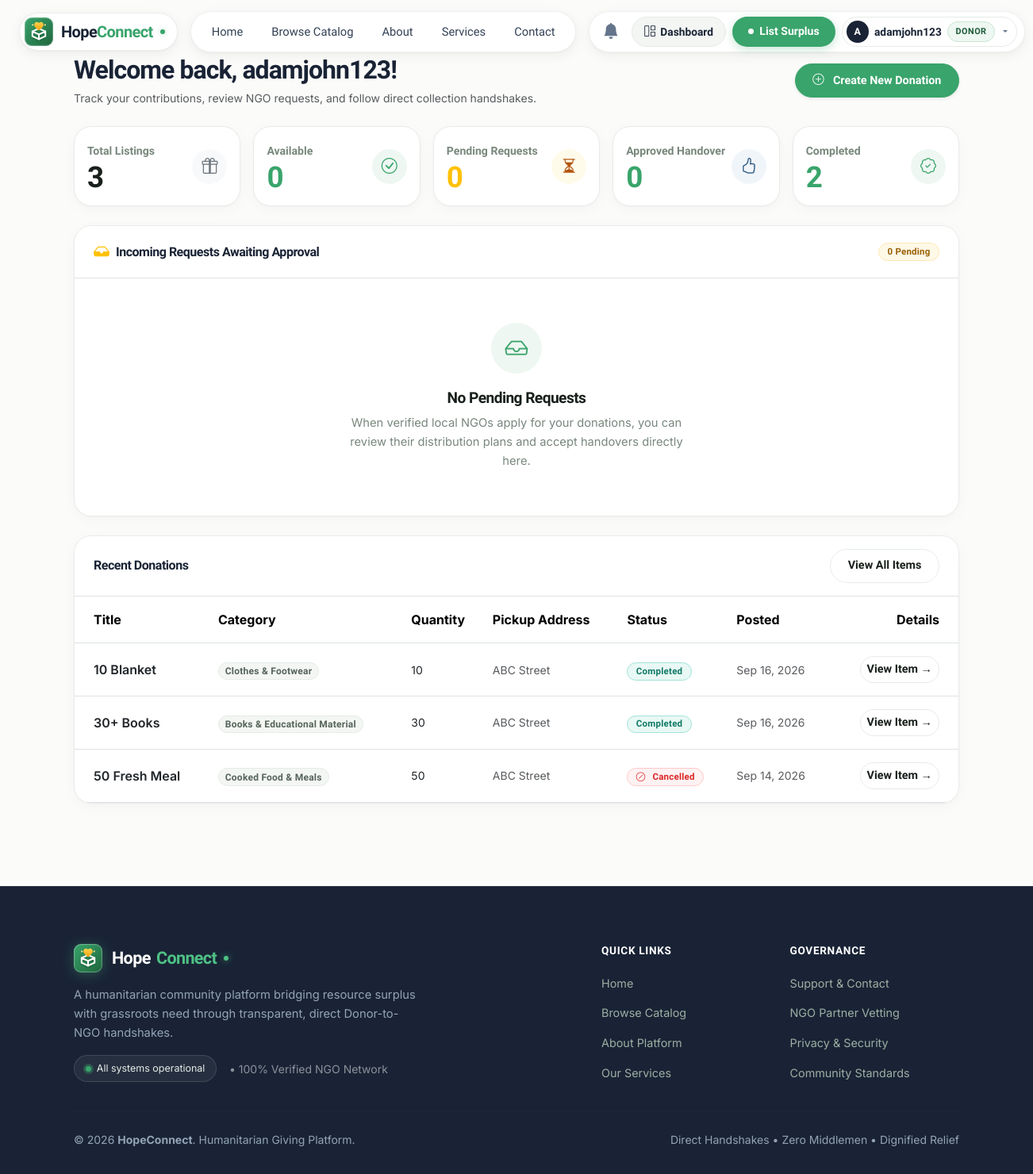
The page /dashboard/donor/ (signed in) on the database as committed earlier.
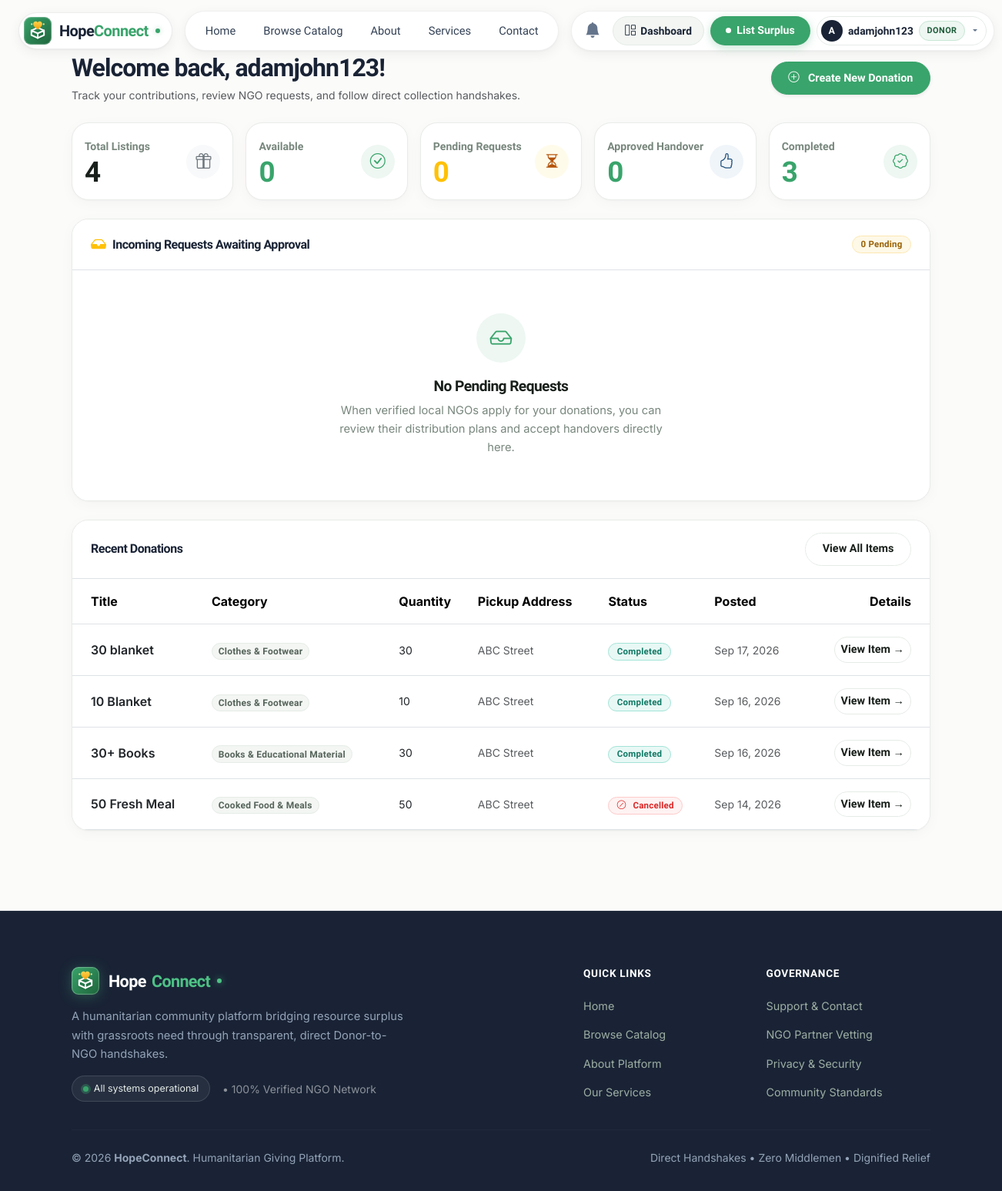
The same page on the database as committed later.
### donations/models.py (models this page shows, shortened)
class Donation(models.Model):
    STATUS_AVAILABLE = 'AVAILABLE'
    STATUS_REQUESTED = 'REQUESTED'
    STATUS_APPROVED = 'APPROVED'
    STATUS_COLLECTED = 'COLLECTED'
    STATUS_COMPLETED = 'COMPLETED'
    STATUS_REJECTED = 'REJECTED'
    STATUS_CANCELLED = 'CANCELLED'
    STATUS_EXPIRED = 'EXPIRED'
    STATUS_CHOICES = [
        ('AVAILABLE', 'Available'),
        ('REQUESTED', 'Requested'),
        ('APPROVED', 'Approved'),
        ('COLLECTED', 'Collected'),
        ('COMPLETED', 'Completed'),
        ('REJECTED', 'Rejected'),
        ('CANCELLED', 'Cancelled'),
        ('EXPIRED', 'Expired'),
    ]
    DELIVERY_NGO_PICKUP = 'NGO_PICKUP'
    DELIVERY_DONOR_DELIVERY = 'DONOR_DELIVERY'
    DELIVERY_CHOICES = [
        ('NGO_PICKUP', 'NGO/organization will pick up'),
        ('DONOR_DELIVERY', 'Donor will deliver/drop off'),
    ]
    donor = models.ForeignKey(
        User,
        on_delete=models.CASCADE,
        related_name='donations'
    )
    category = models.ForeignKey(
        DonationCategory,
        on_delete=models.SET_NULL,
        null=True,
        related_name='donations'
    )
    title = models.CharField(
        max_length=200
    )
    description = models.TextField(
        blank=True
    )
    quantity = models.CharField(
        max_length=100
    )
    delivery_option = models.CharField(
        max_length=25,
        choices=DELIVERY_CHOICES,
        default='NGO_PICKUP',
        help_text="Transfer method: Donor drop-off vs NGO pickup"
    )
    dropoff_location = models.CharField(
        max_length=255,
        blank=True,
        help_text="Designated drop-off point, e.g. NGO center or community partner hub"
    )
    pickup_address = models.TextField()
    pickup_date = models.DateField(
        null=True,
        blank=True
    )
    pickup_time = models.TimeField(
        null=True,
        blank=True
    )
    expiry_date = models.DateTimeField(
        null=True,
        blank=True
    )
    image = models.ImageField(
        upload_to='donations/',
        blank=True,
        null=True
    )
    status = models.CharField(
        max_length=25,
        choices=STATUS_CHOICES,
        default='AVAILABLE'
    )
    created_at = models.DateTimeField(
        auto_now_add=True
    )
    updated_at = models.DateTimeField(
        auto_now=True
    )
    class Meta:
        verbose_name = "Donation"
        verbose_name_plural = "Donations"
        ordering = ['-created_at']

class DonationCategory(models.Model):
    name = models.CharField(
        max_length=200,
        unique=True
    )
    description = models.TextField(
        blank=True
    )
    class Meta:
        verbose_name = "Donation Category"
        verbose_name_plural = "Donation Categories"
        ordering = ['name']

### dashboard/views.py (the view)
# urls.py: path('donor/', views.donor_dashboard, name='donor_dashboard'),
@login_required
def donor_dashboard(request):
    check_and_expire_donations()
    profile = getattr(request.user, 'profile', None)
    user_role = getattr(profile, 'role', '').upper() if profile else ''
    if not request.user.is_staff and user_role != 'DONOR':
        messages.error(request, "Access restricted to Donors.")
        return redirect('dashboard:dashboard_home')
    my_donations = Donation.objects.filter(donor=request.user)
    total_donations = my_donations.count()
    available_count = my_donations.filter(status='AVAILABLE').count()
    approved_count = my_donations.filter(status='APPROVED').count()
    completed_count = my_donations.filter(status='COMPLETED').count()
    pending_requests_query = DonationRequest.objects.filter(
        donation__donor=request.user,
        status='PENDING'
    )
    pending_requests_count = pending_requests_query.count()
    active_requests = pending_requests_query.select_related(
        'donation', 'ngo', 'ngo__profile', 'ngo__ngo_profile'
    ).order_by('-created_at')
    recent_donations = my_donations.select_related('category').order_by('-created_at')[:5]
    approved_requests = DonationRequest.objects.filter(
        donation__donor=request.user,
        status__in=['APPROVED', 'COLLECTED']
    ).select_related(
        'donation', 'donation__category', 'ngo', 'ngo__profile', 'ngo__ngo_profile'
    ).order_by('-updated_at')
    context = {
        'total_donations': total_donations,
        'available_count': available_count,
        'pending_requests_count': pending_requests_count,
        'approved_count': approved_count,
        'completed_count': completed_count,
        'active_requests': active_requests,
        'approved_requests': approved_requests,
        'recent_donations': recent_donations,
        'pending_requests': active_requests,
    }
    return render(request, 'dashboard/donor_dashboard.html', context)

### core/context_processors.py (called while the page is built)
def hopeconnect_context(request):
    context = {
        'user_profile': None,
        'user_role': None,
        'unread_notifications_count': 0,
    }
    if request.user.is_authenticated:
        profile = getattr(request.user, 'profile', None)
        context['user_profile'] = profile
        if request.user.is_staff or request.user.is_superuser:
            context['user_role'] = 'Admin'
        elif profile:
            context['user_role'] = 'Donor' if profile.role.upper() == 'DONOR' else 'NGO'
        context['unread_notifications_count'] = request.user.notifications.filter(is_read=False).count()
    return context

### donations/views.py (called while the page is built)
def check_and_expire_donations():
    now = timezone.now()
    Donation.objects.filter(
        status='AVAILABLE',
        expiry_date__isnull=False,
        expiry_date__lt=now
    ).update(status='EXPIRED')

### templates/dashboard/donor_dashboard.html (shortened to what the changed rows need)
{% extends 'base.html' %}
{% block content %}
<div class="d-flex flex-wrap align-items-center justify-content-between gap-3 mb-4">
    <div>
        <h2 class="fw-bold mb-1" style="color: var(--hc-navy);">Welcome back, {{ request.user.first_name|default:request.user.username }}!</h2>
    </div>
</div>
<div class="row g-3 mb-4">
    <div class="col-xl col-md-4 col-sm-6">
        <div class="app-card p-3 h-100">
            <div class="d-flex align-items-center justify-content-between">
                <div>
                    <span class="stat-label">Total Listings</span>
                    <h3 class="stat-badge mb-0 mt-1">{{ total_donations }}</h3>
                </div>
            </div>
        </div>
    </div>
    <div class="col-xl col-md-6 col-sm-12">
        <div class="app-card p-3 h-100">
            <div class="d-flex align-items-center justify-content-between">
                <div>
                    <span class="stat-label">Completed</span>
                    <h3 class="stat-badge mb-0 mt-1" style="color: var(--hc-green);">{{ completed_count }}</h3>
                </div>
            </div>
        </div>
    </div>
</div>
<div class="app-card p-0 overflow-hidden mb-4">
    <div class="p-0">
        {% if recent_donations %}
        <div class="table-responsive">
            <table class="table table-hover align-middle mb-0">
                <thead>
                    <tr>
                        <th class="ps-4 py-3">Title</th>
                        <th class="py-3">Category</th>
                        <th class="py-3">Quantity</th>
                        <th class="py-3">Pickup Address</th>
                        <th class="py-3">Status</th>
                        <th class="py-3">Posted</th>
                        <th class="text-end pe-4 py-3">Details</th>
                    </tr>
                </thead>
                <tbody>
                    {% for don in recent_donations %}
                    <tr>
                        <td class="ps-4 py-3 fw-semibold">
                            <a href="{% url 'donation_detail' don.id %}" class="text-decoration-none text-dark">
                                {{ don.title }}
                            </a>
                        </td>
                        <td class="py-3">
                            <span class="badge bg-light text-secondary border">{{ don.category.name|default:"General" }}</span>
                        </td>
                        <td class="py-3 small text-dark">{{ don.quantity }}</td>
                        <td class="py-3 small text-muted text-truncate" style="max-width: 200px;">
                            {{ don.pickup_address }}
                        </td>
                        <td class="py-3">
                            {% if don.status == 'AVAILABLE' %}
                            <span class="badge badge-available">Available</span>
                            {% elif don.status == 'REQUESTED' %}
                            <span class="badge badge-requested">Requested</span>
                            {% elif don.status == 'APPROVED' %}
                            <span class="badge badge-approved">Approved</span>
                            {% elif don.status == 'COLLECTED' %}
                            <span class="badge badge-collected">Collected</span>
                            {% elif don.status == 'COMPLETED' %}
                            <span class="badge badge-completed">Completed</span>
                            {% elif don.status == 'REJECTED' %}
                            <span class="badge badge-rejected">Rejected</span>
                            {% elif don.status == 'CANCELLED' %}
                            <span class="badge badge-cancelled"><i class="bi bi-slash-circle me-1"></i>Cancelled</span>
                            {% elif don.status == 'EXPIRED' %}
                            <span class="badge badge-expired">Expired</span>
                            {% else %}
                            <span class="badge bg-light text-secondary">{{ don.get_status_display }}</span>
                            {% endif %}
                        </td>
                        <td class="py-3 text-muted small text-nowrap">{{ don.created_at|date:"M d, Y" }}</td>
                        <td class="text-end pe-4 py-3">
                            <a href="{% url 'donation_detail' don.id %}" class="btn-secondary-outline btn-sm py-1 px-2">
                                View Item &rarr;
                            </a>
                        </td>
                    </tr>
                    {% endfor %}
                </tbody>
            </table>
        </div>
        {% endif %}
    </div>
</div>
{% endblock %}

Rows that differ between the two databases and show on the page:
added Donation: title "30 blanket", category.name "Clothes & Footwear", quantity "30", pickup_address "ABC Street", status "Completed", created_at "Sep 17, 2026"
Other text that changed with them:
{{ total_donations }}: "3" → "4"
{{ completed_count }}: "2" → "3"
